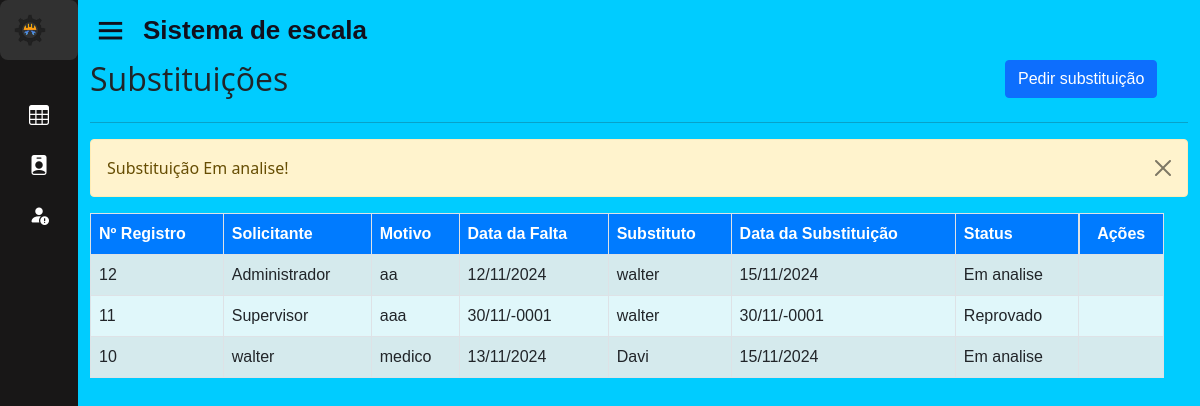
The page /home.php?page=lista_sub&msg=6 (signed in) on the database as committed earlier.
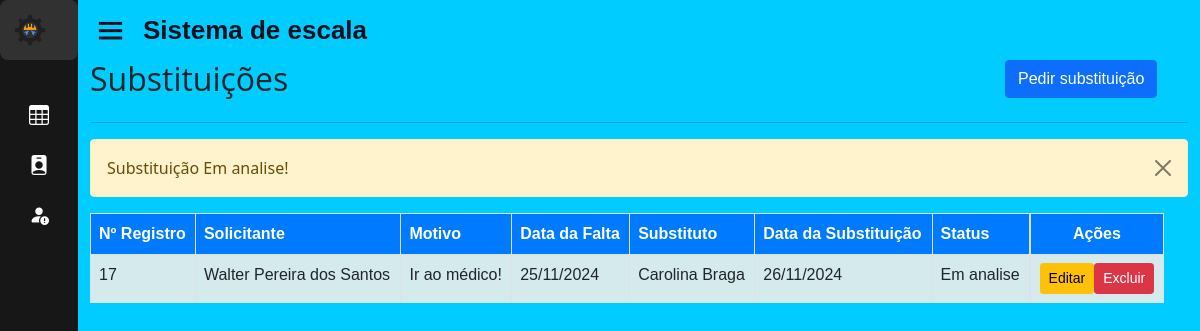
The same page on the database as committed later.
### tables this page shows
CREATE TABLE IF NOT EXISTS `substituicao` (
  `id` int(11) NOT NULL AUTO_INCREMENT,
  `solicitante` varchar(50) NOT NULL DEFAULT '',
  `motivo` varchar(50) NOT NULL,
  `data_solic` date NOT NULL,
  `substituto` varchar(50) NOT NULL DEFAULT '',
  `data_subs` date DEFAULT NULL,
  `ativo_sub` enum('Em analise','Aprovado','Reprovado') NOT NULL,
  `data_aprovacao` datetime DEFAULT NULL,
  `id_esc` int(11) DEFAULT NULL,
  PRIMARY KEY (`id`),
  KEY `id_esc` (`id_esc`),
  CONSTRAINT `substituicao_ibfk_3` FOREIGN KEY (`id_esc`) REFERENCES `escala` (`id_esc`) ON DELETE CASCADE ON UPDATE CASCADE
);

### sis/substituicao/lista_sub.php (the view, shortened to what this page needs)
<head>
</head>
<div id="main" class="container-fluid">
	<div id="top" class="row">
		<div class="col-md-10">
			<h2>Substituições</h2>
		</div>
		<div class="col-md-2">
			<?php if (isset($_SESSION['UsuarioNivel']) && $_SESSION['UsuarioNivel'] == 1): ?>
				<a href="?page=fadd_sub" class="btn btn-primary pull-right h2">Pedir substituição</a>
			<?php endif; ?>
		</div>
	</div>
	<hr/>
	<div><?php include "mensagens.php"; ?></div>
	<div id="list" class="row">
		<div class="table-responsive col-md-12">
			<?php
				$data = mysqli_query($con, "SELECT * FROM substituicao ORDER BY id DESC;") or die(mysqli_error($con));
				if (isset($_SESSION['UsuarioNivel']) && $_SESSION['UsuarioNivel'] == 1) {
					echo "<table class='table table-striped table-bordered' style='background-color: #e0f7fa;' cellspacing='0' cellpadding='0'>";
					echo "<thead style='background-color: #007bff; color: white;'>";
					echo "<tr>";
					echo "<td><strong>Nº Registro</strong></td>";
					echo "<td><strong>Solicitante</strong></td>";
					echo "<td><strong>Motivo</strong></td>";
					echo "<td><strong>Data da Falta</strong></td>";
					echo "<td><strong>Substituto</strong></td>";
					echo "<td><strong>Data da Substituição</strong></td>";
					echo "<td><strong>Status</strong></td>";
					echo "<td class='actions d-flex justify-content-center'><strong>Ações</strong></td>";
					echo "</tr></thead><tbody>";
					while ($info = mysqli_fetch_array($data)) {
						$isSolicitante = ($_SESSION['UsuarioNome'] == $info['solicitante']);
						echo "<tr>";
						echo "<td>".$info['id']."</td>";
						echo "<td>".$info['solicitante']."</td>";
						echo "<td>".$info['motivo']."</td>";
						echo "<td class='d-none d-md-table-cell'>".(!empty($info['data_solic']) ? date('d/m/Y', strtotime($info['data_solic'])) : '')."</td>";
						echo "<td>".$info['substituto']."</td>";
						echo "<td class='d-none d-md-table-cell'>".(!empty($info['data_subs']) ? date('d/m/Y', strtotime($info['data_subs'])) : '')."</td>";
						echo "<td>".$info['ativo_sub']."</td>";
						if ($isSolicitante) {
							echo "<td class='actions btn-group-sm d-flex justify-content-center'>";
							echo "<a class='btn btn-warning btn-xs' href='?page=fedita_sub&id=".$info['id']."'> Editar </a>";
							echo "<a href='?page=excluir_sub&id=".$info['id']."' class='btn btn-danger btn-xs'> Excluir </a>";
							echo "</td>";
						} else {
							echo "<td></td>";
						}
						echo "</tr>";
					}
					echo "</tbody></table>";
				} else if (isset($_SESSION['UsuarioNivel']) && $_SESSION['UsuarioNivel'] == 2) {
					echo "<table class='table table-striped table-bordered' style='background-color: #e0f7fa;' cellspacing='0' cellpadding='0'>";
					echo "<thead style='background-color: #007bff; color: white;'>";
					echo "<tr>";
					echo "<td><strong>Nº Registro</strong></td>";
					echo "<td><strong>Solicitante</strong></td>";
					echo "<td><strong>Motivo</strong></td>";
					echo "<td><strong>Data da Falta</strong></td>";
					echo "<td><strong>Data da Substituição</strong></td>";
					echo "<td><strong>Status</strong></td>";
					echo "<td class='actions d-flex justify-content-center'><strong>Ações</strong></td>";
					echo "</tr></thead><tbody>";
					while ($info = mysqli_fetch_array($data)) {
						echo "<tr>";
						echo "<td>".$info['id']."</td>";
						echo "<td>".$info['solicitante']."</td>";
						echo "<td>".$info['motivo']."</td>";
						echo "<td class='d-none d-md-table-cell'>".(!empty($info['data_solic']) ? date('d/m/Y', strtotime($info['data_solic'])) : '')."</td>";
						echo "<td class='d-none d-md-table-cell'>".(!empty($info['data_subs']) ? date('d/m/Y', strtotime($info['data_subs'])) : '')."</td>";
						echo "<td>".$info['ativo_sub']."</td>";
						echo "<td class='actions btn-group-sm d-flex justify-content-center'>";
						echo "<a class='btn btn-info btn-xs' href='?page=view_sub&id=".$info['id']."'> Visualizar </a>";
						if ($info['ativo_sub'] == 'Em analise') {
							echo "<a class='btn btn-success btn-xs' href='?page=aprovar_sub&id=".$info['id']."'>&nbsp;&nbsp;&nbsp;Aprovar&nbsp;&nbsp;</a>";
							echo "<a class='btn btn-danger btn-xs' href='?page=reprovar_sub&id=".$info['id']."'> Reprovar </a>";
						} else if ($info['ativo_sub'] == 'Aprovado') {
							echo "<a class='btn btn-danger btn-xs' href='?page=reprovar_sub&id=".$info['id']."'>&nbsp;&nbsp;&nbsp;Reprovar&nbsp;&nbsp;</a>";
							echo "<a class='btn btn-warning btn-xs' href='?page=analise_sub&id=".$info['id']."'> Em Analise </a>";
						} else {
							echo "<a class='btn btn-success btn-xs' href='?page=aprovar_sub&id=".$info['id']."'>&nbsp;&nbsp;&nbsp;Aprovar&nbsp;&nbsp;</a>";
							echo "<a class='btn btn-warning btn-xs' href='?page=analise_sub&id=".$info['id']."'> Em Analise </a>";
						}
						echo "</tr>";
					}
					echo "</tbody></table>";
				} else if (isset($_SESSION['UsuarioNivel']) && $_SESSION['UsuarioNivel'] == 3) {
					echo "<table class='table table-striped table-bordered' style='background-color: #e0f7fa;' cellspacing='0' cellpadding='0'>";
					echo "<thead style='background-color: #007bff; color: white;'>";
					echo "<tr>";
					echo "<td><strong>Nº Registro</strong></td>";
					echo "<td><strong>Solicitante</strong></td>";
					echo "<td><strong>Motivo</strong></td>";
					echo "<td><strong>Data da Falta</strong></td>";
					echo "<td><strong>Data da Substituição</strong></td>";
					echo "<td><strong>Status</strong></td>";
					echo "<td class='actions d-flex justify-content-center'><strong>Ações</strong></td>";
					echo "</tr></thead><tbody>";
					while ($info = mysqli_fetch_array($data)) {
						echo "<tr>";
						echo "<td>".$info['id']."</td>";
						echo "<td>".$info['solicitante']."</td>";
						echo "<td>".$info['motivo']."</td>";
						echo "<td class='d-none d-md-table-cell'>".(!empty($info['data_solic']) ? date('d/m/Y', strtotime($info['data_solic'])) : '')."</td>";
						echo "<td class='d-none d-md-table-cell'>".(!empty($info['data_subs']) ? date('d/m/Y', strtotime($info['data_subs'])) : '')."</td>";
						echo "<td>".$info['ativo_sub']."</td>";
						echo "<td class='actions btn-group-sm d-flex justify-content-center'>";
						echo "<a class='btn btn-info btn-xs' href='?page=view_sub&id=".$info['id']."'> Visualizar </a>";
						if ($info['ativo_sub'] == 'Em analise') {
							echo "<a class='btn btn-success btn-xs' href='?page=aprovar_sub&id=".$info['id']."'>&nbsp;&nbsp;&nbsp;Aprovar&nbsp;&nbsp;</a>";
							echo "<a class='btn btn-danger btn-xs' href='?page=reprovar_sub&id=".$info['id']."'> Reprovar </a>";
							echo "<a class='btn btn-warning btn-xs' href='?page=fedita_sub&id=".$info['id']."'> Editar </a>";
							echo "<a href='?page=excluir_sub&id=".$info['id']."' class='btn btn-danger btn-xs'> Excluir </a></td>";
						} else if ($info['ativo_sub'] == 'Aprovado') {
							echo "<a class='btn btn-danger btn-xs' href='?page=reprovar_sub&id=".$info['id']."'>&nbsp;&nbsp;&nbsp;Reprovar&nbsp;&nbsp;</a>";
							echo "<a class='btn btn-warning btn-xs' href='?page=analise_sub&id=".$info['id']."'> Em Analise </a>";
							echo "<a class='btn btn-warning btn-xs' href='?page=fedita_sub&id=".$info['id']."'> Editar </a>";
							echo "<a href='?page=excluir_sub&id=".$info['id']."' class='btn btn-danger btn-xs'> Excluir </a></td>";
						} else {
							echo "<a class='btn btn-success btn-xs' href='?page=aprovar_sub&id=".$info['id']."'>&nbsp;&nbsp;&nbsp;Aprovar&nbsp;&nbsp;</a>";
							echo "<a class='btn btn-warning btn-xs' href='?page=analise_sub&id=".$info['id']."'> Em Analise </a>";
							echo "<a class='btn btn-warning btn-xs' href='?page=fedita_sub&id=".$info['id']."'> Editar </a>";
							echo "<a href='?page=excluir_sub&id=".$info['id']."' class='btn btn-danger btn-xs'> Excluir </a></td>";
						}
					}
					echo "</tbody></table>";
				}
			?>
		</div>
	</div>
</div>

### home.php (shortened to what this page needs)
<!DOCTYPE html>
<html lang="en" dir="ltr">
<head>
  <link rel="stylesheet" href="./css/style.css">
  <link rel="stylesheet" href="https://cdnjs.cloudflare.com/ajax/libs/font-awesome/6.4.0/css/all.min.css" />
  <link href='https://unpkg.com/boxicons@2.0.7/css/boxicons.min.css' rel='stylesheet'>
  <link href="https://cdn.jsdelivr.net/npm/bootstrap@5.0.2/dist/css/bootstrap.min.css" rel="stylesheet">
  <link rel="stylesheet" href="https://cdn.jsdelivr.net/npm/bootstrap-icons@1.11.3/font/bootstrap-icons.min.css">
</head>
<body>
  <div class="sidebar close">
    <?php
      if (isset($_SESSION['UsuarioNivel'])) {
        switch($_SESSION['UsuarioNivel']){
          case 1: include "base/sidebar.php"; break;
        }
      }
    ?>
  </div>
  <section class="home-section">
    <div class="home-content">
      <i class='bx bx-menu'></i>
      <span class="text">Sistema de escala</span>
    </div>
    <?php
      include "base/ch_pages.php";
    ?>
  </section>
</body>
</html>

### base/sidebar.php (shortened to what this page needs)
<?php
$mysqli = new mysqli("localhost", "root", "", "sisescala");
$id_usuario = $_SESSION['UsuarioID'];
$result = $mysqli->query("SELECT id_func FROM usuarios WHERE id = $id_usuario");
if ($result && $result->num_rows > 0) {
    $info = $result->fetch_assoc();
} else {
    $info['id_func'] = null;
}
?>
        <div class="logo-details">
        <img src="assets/logo-transparente.png" alt="Logo da Empresa" class="company-logo">
        </div>
        <ul class="nav-links">
          <li>
            <a href="?page=view_escala&id_func=<?php echo $info['id_func'] ?>">
              <i class="bi bi-table"></i>
            </a>
          </li>
          <li>
            <a href="?page=perfil_func">
              <i class="bi bi-person-badge-fill"></i>
            </a>
          </li>
          <li>
            <a href="?page=lista_sub">
              <i class="bi bi-person-fill-exclamation"></i>
            </a>
          </li>
        </ul>

### base/ch_pages.php (shortened to what this page needs)
<?php
if (isset($_GET['page'])) {
    switch ($_GET['page']) {
        case 'lista_sub':
            include "sis/substituicao/lista_sub.php";
            break;
    }
}

### sis/substituicao/mensagens.php (shortened to what this page needs)
<?php
if(isset($_GET['msg'])){
	$msg = $_GET['msg'];
	switch($msg){
		case 6:
			echo '	<div class="alert alert-warning alert-dismissible fade show" role="alert">
						Substituição Em analise!
						<button type="button" class="btn-close" data-bs-dismiss="alert" aria-label="Close"></button>
						</div>';
			break;
	}
}
?>

### css/style.css (style rules this page uses)
* { margin: 0; padding: 0; box-sizing: border-box; }
h2 { font-family: "Open Sans", sans-serif; font-optical-sizing: auto; font-weight: 600; }
p,span,a,td,tr,label { font-family: "Source Sans 3", sans-serif; font-optical-sizing: auto; font-weight:400; }
button { font-family: "Roboto", sans-serif; font-weight: 500; font-style: normal; }
.row { width: 100%; }
.sidebar { position: fixed; top: 0; left: 0; height: 100%; width: 260px; background: rgb(24, 23, 23); z-index: 100; transition: all 0.5s ease; }
.sidebar.close { width: 78px; }
.sidebar .logo-details { height: 60px; width: 100%; display: flex; align-items: center; }
.sidebar .nav-links { height: 100%; padding: 30px 0 150px 0; overflow: auto; }
.sidebar.close .nav-links { overflow: visible; }
.sidebar .nav-links li { position: relative; list-style: none; transition: all 0.4s ease; }
.sidebar .nav-links li i { height: 50px; min-width: 78px; text-align: center; line-height: 50px; color: #fff; font-size: 20px; cursor: pointer; transition: all 0.3s ease; }
.sidebar .nav-links li a { display: flex; align-items: center; text-decoration: none; }
.home-section { position: relative; background: rgb(0, 204, 255); min-height: 100vh; left: 260px; width: calc(100% - 260px); transition: all 0.5s ease; }
.sidebar.close ~ .home-section { left: 78px; width: calc(100% - 78px); }
.home-section .home-content { height: 60px; display: flex; align-items: center; }
.home-section .home-content .bx-menu, .home-section .home-content .text { color: #11101d; font-size: 35px; }
.home-section .home-content .bx-menu { margin: 0 15px; cursor: pointer; }
.home-section .home-content .text { font-size: 26px; font-weight: 600; }
.company-logo { width: 40px; height: auto; margin-right: 10px; }
.logo-details { background-color: #313131; padding: 10px; border-radius: 8px; }

Rows that differ between the two databases and show on the page:
removed substituicao: id "12", solicitante "Administrador", motivo "aa", data_solic "12/11/2024", substituto "walter", data_subs "15/11/2024", ativo_sub "Em analise"
removed substituicao: id "11", solicitante "Supervisor", motivo "aaa", data_solic "30/11/-0001", substituto "walter", data_subs "30/11/-0001", ativo_sub "Reprovado"
removed substituicao: id "10", solicitante "walter", motivo "medico", data_solic "13/11/2024", substituto "Davi", data_subs "15/11/2024", ativo_sub "Em analise"
added substituicao: id "17", solicitante "Walter Pereira dos Santos", motivo "Ir ao médico!", data_solic "25/11/2024", substituto "Carolina Braga", data_subs "26/11/2024", ativo_sub "Em analise"
